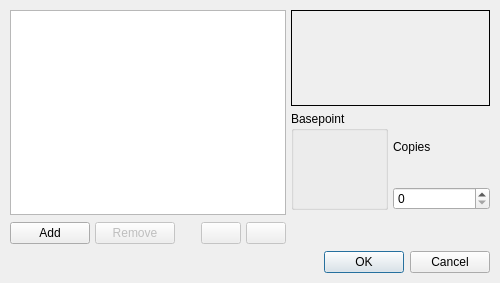
<?xml version="1.0" encoding="UTF-8"?>
<ui version="4.0">
 <class>TransformDialogBase</class>
 <widget class="QDialog" name="TransformDialogBase">
  <property name="geometry">
   <rect>
    <x>0</x>
    <y>0</y>
    <width>500</width>
    <height>283</height>
   </rect>
  </property>
  <property name="minimumSize">
   <size>
    <width>500</width>
    <height>260</height>
   </size>
  </property>
  <property name="windowTitle">
   <string>Transform</string>
  </property>
  <layout class="QVBoxLayout">
   <item>
    <layout class="QHBoxLayout">
     <item>
      <layout class="QVBoxLayout">
       <item>
        <widget class="QListWidget" name="transformSelector"/>
       </item>
       <item>
        <layout class="QHBoxLayout">
         <item>
          <widget class="QPushButton" name="buttonAdd">
           <property name="sizePolicy">
            <sizepolicy hsizetype="Minimum" vsizetype="Fixed">
             <horstretch>0</horstretch>
             <verstretch>0</verstretch>
            </sizepolicy>
           </property>
           <property name="text">
            <string>Add</string>
           </property>
          </widget>
         </item>
         <item>
          <widget class="QPushButton" name="buttonRemove">
           <property name="enabled">
            <bool>false</bool>
           </property>
           <property name="text">
            <string>Remove</string>
           </property>
          </widget>
         </item>
         <item>
          <spacer>
           <property name="orientation">
            <enum>Qt::Horizontal</enum>
           </property>
           <property name="sizeHint" stdset="0">
            <size>
             <width>21</width>
             <height>26</height>
            </size>
           </property>
          </spacer>
         </item>
         <item>
          <widget class="QPushButton" name="buttonUp">
           <property name="enabled">
            <bool>false</bool>
           </property>
           <property name="text">
            <string/>
           </property>
          </widget>
         </item>
         <item>
          <widget class="QPushButton" name="buttonDown">
           <property name="enabled">
            <bool>false</bool>
           </property>
           <property name="sizePolicy">
            <sizepolicy hsizetype="Fixed" vsizetype="Fixed">
             <horstretch>0</horstretch>
             <verstretch>0</verstretch>
            </sizepolicy>
           </property>
           <property name="text">
            <string/>
           </property>
          </widget>
         </item>
        </layout>
       </item>
      </layout>
     </item>
     <item>
      <layout class="QVBoxLayout">
       <item>
        <widget class="QStackedWidget" name="transformStack">
         <property name="sizePolicy">
          <sizepolicy hsizetype="Preferred" vsizetype="Preferred">
           <horstretch>0</horstretch>
           <verstretch>0</verstretch>
          </sizepolicy>
         </property>
         <property name="minimumSize">
          <size>
           <width>160</width>
           <height>16</height>
          </size>
         </property>
         <property name="frameShape">
          <enum>QFrame::Panel</enum>
         </property>
         <property name="currentIndex">
          <number>0</number>
         </property>
         <widget class="QWidget" name="blankPage"/>
         <widget class="QWidget" name="pageScale">
          <layout class="QGridLayout">
           <item row="0" column="0" colspan="3">
            <widget class="QLabel" name="ScalingStackLabel">
             <property name="font">
              <font>
               <pointsize>11</pointsize>
              </font>
             </property>
             <property name="text">
              <string>Scaling</string>
             </property>
             <property name="alignment">
              <set>Qt::AlignCenter</set>
             </property>
            </widget>
           </item>
           <item row="1" column="0">
            <widget class="QLabel" name="horizontalScaleLabel">
             <property name="text">
              <string>Horizontal:</string>
             </property>
            </widget>
           </item>
           <item row="1" column="1">
            <widget class="ScrSpinBox" name="horizontalScale">
             <property name="sizePolicy">
              <sizepolicy hsizetype="Expanding" vsizetype="Fixed">
               <horstretch>0</horstretch>
               <verstretch>0</verstretch>
              </sizepolicy>
             </property>
             <property name="minimumSize">
              <size>
               <width>60</width>
               <height>0</height>
              </size>
             </property>
             <property name="suffix">
              <string> %</string>
             </property>
             <property name="minimum">
              <number>0</number>
             </property>
             <property name="maximum">
              <number>1000</number>
             </property>
             <property name="value">
              <number>100</number>
             </property>
             <property name="decimals" stdset="0">
              <number>1</number>
             </property>
            </widget>
           </item>
           <item row="1" column="2" rowspan="2">
            <widget class="LinkButton" name="scaleLink">
             <property name="minimumSize">
              <size>
               <width>15</width>
               <height>15</height>
              </size>
             </property>
             <property name="maximumSize">
              <size>
               <width>15</width>
               <height>16777215</height>
              </size>
             </property>
             <property name="text">
              <string/>
             </property>
             <property name="checkable">
              <bool>true</bool>
             </property>
             <property name="autoRaise">
              <bool>true</bool>
             </property>
            </widget>
           </item>
           <item row="2" column="0">
            <widget class="QLabel" name="verticalScaleLabel">
             <property name="text">
              <string>Vertical:</string>
             </property>
            </widget>
           </item>
           <item row="2" column="1">
            <widget class="ScrSpinBox" name="verticalScale">
             <property name="sizePolicy">
              <sizepolicy hsizetype="MinimumExpanding" vsizetype="Fixed">
               <horstretch>0</horstretch>
               <verstretch>0</verstretch>
              </sizepolicy>
             </property>
             <property name="minimumSize">
              <size>
               <width>60</width>
               <height>0</height>
              </size>
             </property>
             <property name="suffix">
              <string> %</string>
             </property>
             <property name="minimum">
              <number>0</number>
             </property>
             <property name="maximum">
              <number>1000</number>
             </property>
             <property name="value">
              <number>100</number>
             </property>
             <property name="decimals" stdset="0">
              <number>1</number>
             </property>
            </widget>
           </item>
          </layout>
         </widget>
         <widget class="QWidget" name="pageTranslate">
          <layout class="QGridLayout">
           <item row="0" column="0" colspan="2">
            <widget class="QLabel" name="TranslationStackLabel">
             <property name="font">
              <font>
               <pointsize>11</pointsize>
              </font>
             </property>
             <property name="text">
              <string>Translation</string>
             </property>
             <property name="alignment">
              <set>Qt::AlignCenter</set>
             </property>
            </widget>
           </item>
           <item row="1" column="0">
            <widget class="QLabel" name="translateHorizontalLabel">
             <property name="text">
              <string>Horizontal:</string>
             </property>
            </widget>
           </item>
           <item row="1" column="1">
            <widget class="ScrSpinBox" name="translateHorizontal">
             <property name="minimum">
              <number>-30000</number>
             </property>
             <property name="maximum">
              <number>30000</number>
             </property>
            </widget>
           </item>
           <item row="2" column="0">
            <widget class="QLabel" name="translateVerticalLabel">
             <property name="text">
              <string>Vertical:</string>
             </property>
            </widget>
           </item>
           <item row="2" column="1">
            <widget class="ScrSpinBox" name="translateVertical">
             <property name="minimum">
              <number>-30000</number>
             </property>
             <property name="maximum">
              <number>30000</number>
             </property>
            </widget>
           </item>
          </layout>
         </widget>
         <widget class="QWidget" name="pageRotate">
          <layout class="QGridLayout">
           <item row="0" column="0" colspan="2">
            <widget class="QLabel" name="RotateStackLabel">
             <property name="font">
              <font>
               <pointsize>11</pointsize>
              </font>
             </property>
             <property name="text">
              <string>Rotate</string>
             </property>
             <property name="alignment">
              <set>Qt::AlignCenter</set>
             </property>
            </widget>
           </item>
           <item row="1" column="0">
            <widget class="QLabel" name="rotationValueLabel">
             <property name="text">
              <string>Angle:</string>
             </property>
            </widget>
           </item>
           <item row="1" column="1">
            <widget class="ScrSpinBox" name="rotationValue">
             <property name="minimum">
              <number>-360</number>
             </property>
             <property name="maximum">
              <number>360</number>
             </property>
             <property name="decimals" stdset="0">
              <number>1</number>
             </property>
            </widget>
           </item>
          </layout>
         </widget>
         <widget class="QWidget" name="Seite">
          <layout class="QGridLayout">
           <item row="0" column="0" colspan="3">
            <widget class="QLabel" name="SkewStackLabel">
             <property name="font">
              <font>
               <pointsize>11</pointsize>
              </font>
             </property>
             <property name="text">
              <string>Skew</string>
             </property>
             <property name="alignment">
              <set>Qt::AlignCenter</set>
             </property>
            </widget>
           </item>
           <item row="1" column="0">
            <widget class="QLabel" name="horizontalSkewLabel">
             <property name="text">
              <string>Horizontal:</string>
             </property>
            </widget>
           </item>
           <item row="1" column="1">
            <widget class="ScrSpinBox" name="horizontalSkew">
             <property name="minimum">
              <number>-89</number>
             </property>
             <property name="maximum">
              <number>89</number>
             </property>
             <property name="decimals" stdset="0">
              <number>1</number>
             </property>
            </widget>
           </item>
           <item row="1" column="2" rowspan="2">
            <widget class="LinkButton" name="linkSkew">
             <property name="minimumSize">
              <size>
               <width>15</width>
               <height>15</height>
              </size>
             </property>
             <property name="maximumSize">
              <size>
               <width>15</width>
               <height>16777215</height>
              </size>
             </property>
             <property name="text">
              <string/>
             </property>
             <property name="checkable">
              <bool>true</bool>
             </property>
             <property name="autoRaise">
              <bool>true</bool>
             </property>
            </widget>
           </item>
           <item row="2" column="0">
            <widget class="QLabel" name="verticalSkewLabel">
             <property name="text">
              <string>Vertical:</string>
             </property>
            </widget>
           </item>
           <item row="2" column="1">
            <widget class="ScrSpinBox" name="verticalSkew">
             <property name="minimum">
              <number>-89</number>
             </property>
             <property name="maximum">
              <number>89</number>
             </property>
             <property name="decimals" stdset="0">
              <number>1</number>
             </property>
            </widget>
           </item>
          </layout>
         </widget>
        </widget>
       </item>
       <item>
        <layout class="QHBoxLayout">
         <item>
          <widget class="QGroupBox" name="RotationGroup">
           <property name="title">
            <string>Basepoint</string>
           </property>
           <layout class="QVBoxLayout">
            <item>
             <widget class="BasePointWidget" name="basePoint" native="true">
              <property name="minimumSize">
               <size>
                <width>56</width>
                <height>56</height>
               </size>
              </property>
             </widget>
            </item>
           </layout>
          </widget>
         </item>
         <item>
          <layout class="QVBoxLayout">
           <item>
            <widget class="QLabel" name="label_9">
             <property name="text">
              <string>Copies</string>
             </property>
            </widget>
           </item>
           <item>
            <widget class="QSpinBox" name="numberOfCopies">
             <property name="minimum">
              <number>0</number>
             </property>
             <property name="maximum">
              <number>200</number>
             </property>
            </widget>
           </item>
          </layout>
         </item>
        </layout>
       </item>
       <item>
        <spacer>
         <property name="orientation">
          <enum>Qt::Vertical</enum>
         </property>
         <property name="sizeHint" stdset="0">
          <size>
           <width>31</width>
           <height>21</height>
          </size>
         </property>
        </spacer>
       </item>
      </layout>
     </item>
    </layout>
   </item>
   <item>
    <widget class="QDialogButtonBox" name="buttonBox">
     <property name="orientation">
      <enum>Qt::Horizontal</enum>
     </property>
     <property name="standardButtons">
      <set>QDialogButtonBox::Cancel|QDialogButtonBox::Ok</set>
     </property>
    </widget>
   </item>
  </layout>
 </widget>
 <layoutdefault spacing="5" margin="10"/>
 <customwidgets>
  <customwidget>
   <class>ScrSpinBox</class>
   <extends>QSpinBox</extends>
   <header location="global">ui/scrspinbox.h</header>
  </customwidget>
  <customwidget>
   <class>LinkButton</class>
   <extends>QToolButton</extends>
   <header>ui/linkbutton.h</header>
  </customwidget>
  <customwidget>
   <class>BasePointWidget</class>
   <extends>QWidget</extends>
   <header>ui/basepointwidget.h</header>
   <container>1</container>
  </customwidget>
 </customwidgets>
 <resources/>
 <connections>
  <connection>
   <sender>buttonBox</sender>
   <signal>accepted()</signal>
   <receiver>TransformDialogBase</receiver>
   <slot>accept()</slot>
   <hints>
    <hint type="sourcelabel">
     <x>248</x>
     <y>254</y>
    </hint>
    <hint type="destinationlabel">
     <x>157</x>
     <y>274</y>
    </hint>
   </hints>
  </connection>
  <connection>
   <sender>buttonBox</sender>
   <signal>rejected()</signal>
   <receiver>TransformDialogBase</receiver>
   <slot>reject()</slot>
   <hints>
    <hint type="sourcelabel">
     <x>316</x>
     <y>260</y>
    </hint>
    <hint type="destinationlabel">
     <x>286</x>
     <y>274</y>
    </hint>
   </hints>
  </connection>
 </connections>
</ui>
